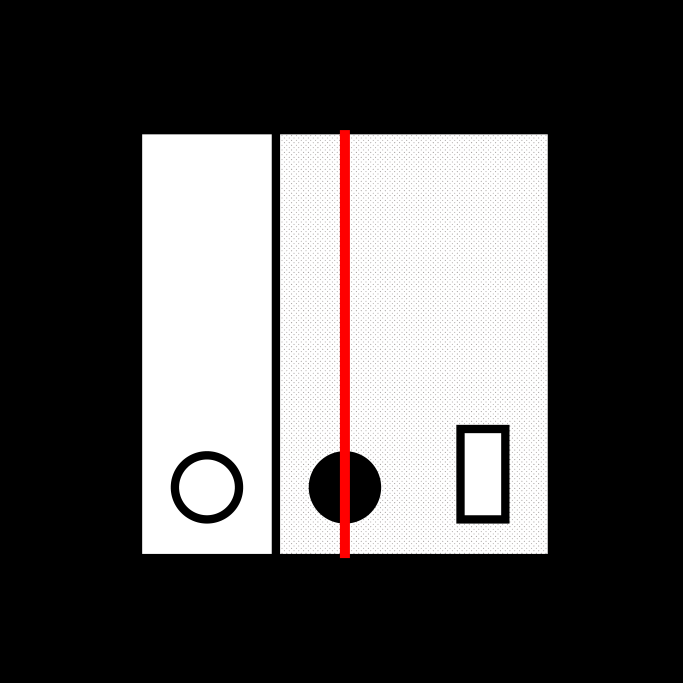
#> input picture sfmkeyframe/view/ui/keyframe.png, 2048 x 2048 px (shown at 1/3 size)
$ python -i playground.py   (imports and definitions only)
#> lines starting #> are read from the running program, lines starting #| are printed output that depends on the picture
import logging
import numpy as np
import cv2
import sys
from PyQt5.QtWidgets import QFileDialog, QApplication

from sfmkeyframe.view.VideoPlaybackWidget import VideoPlaybackWidget


def select_file():
    dlg = QFileDialog()
    dlg.setFileMode(QFileDialog.AnyFile)
    filename, filter_type = dlg.getOpenFileNames()
    return filename


def main(filename):
    # filename = 'C:/Users/Yifei/unixhome/develop/sealab/keyframe/data/GP017728.MP4'
#> called with filename = 'view/ui/keyframe.png'
    cap = cv2.VideoCapture(filename)
    # params for ShiTomasi corner detection
    feature_params = dict(maxCorners=500,
                          qualityLevel=0.3,
                          minDistance=7,
                          blockSize=7)
    # Parameters for lucas kanade optical flow
    lk_params = dict(winSize=(15, 15),
                     maxLevel=2,
                     criteria=(cv2.TERM_CRITERIA_EPS | cv2.TERM_CRITERIA_COUNT, 10, 0.03))

    # Create some random colors
    color = np.random.randint(0, 255, (1000, 3))
    # Take first frame and find corners in it
    ret, old_frame = cap.read()
#> old_frame is the input picture: shape (2048, 2048, 3); mean B, G, R 83.3, 83.3, 85.8
    old_gray = cv2.cvtColor(old_frame, cv2.COLOR_BGR2GRAY)
    p0 = cv2.goodFeaturesToTrack(old_gray, mask=None, **feature_params)
#> p0 = 81 rows, first 8: [842, 405], [1640, 405], [1371, 1568], [1396, 1543], [1640, 1659], [812, 405], [842, 1659], [1396, 1301]
    # Create a mask image for drawing purposes
    mask = np.zeros_like(old_frame)

    while (1):
        ret, frame = cap.read()

        frame_gray = cv2.cvtColor(frame, cv2.COLOR_BGR2GRAY)
        # calculate optical flow
        p1, st, err = cv2.calcOpticalFlowPyrLK(old_gray, frame_gray, p0, None,
                                               **lk_params)
#> p1 has the same summary as p0; st = 81 values from 1 to 1; err = 81 values from 0 to 0
        # Select good points
        good_new = p1[st == 1]
#> good_new = 81 pairs, first value 428 to 1640, second value 405 to 1660
        good_old = p0[st == 1]
#> good_old has the same summary as good_new
        displacement = (good_new - good_old) ** 2
#> displacement = 81 pairs, first value 0 to 0, second value 0 to 0
        distance = np.sum(displacement, axis=1)
#> distance = 81 values from 0 to 0
        mean_distance = distance.mean()
#> mean_distance = 0

        # draw the tracks
        for i, (new, old) in enumerate(zip(good_new, good_old)):
            a, b = new.ravel()
            c, d = old.ravel()
            mask = cv2.line(mask, (a, b), (c, d), color[i].tolist(), 2)
            frame = cv2.circle(frame, (a, b), 5, color[i].tolist(), -1)
#> this loop made 81 passes
#> (a, b, c, d) on passes 1 to 12: (842, 405, 842, 405), (1640, 405, 1640, 405), (1371, 1568, 1371, 1568), (1396, 1543, 1396, 1543), (1640, 1659, 1640, 1659), (812, 405, 812, 405), (842, 1659, 842, 1659), (1396, 1301, 1396, 1301), (428, 405, 428, 405), (1371, 1276, 1371, 1276), (812, 1659, 812, 1659), (428, 1659, 428, 1659)
        img = cv2.add(frame, mask)

        font = cv2.FONT_HERSHEY_COMPLEX

        r = 0.8
        dim = (int(img.shape[1] * r), int(img.shape[0] * r))
#> dim = (1638, 1638)
        # perform the actual resizing of the image and show it
        resized = cv2.resize(img, dim, interpolation=cv2.INTER_AREA)
        cv2.putText(resized, str(mean_distance),
                    (0, 40), font, 1, (255, 255, 255), 1, cv2.LINE_AA)
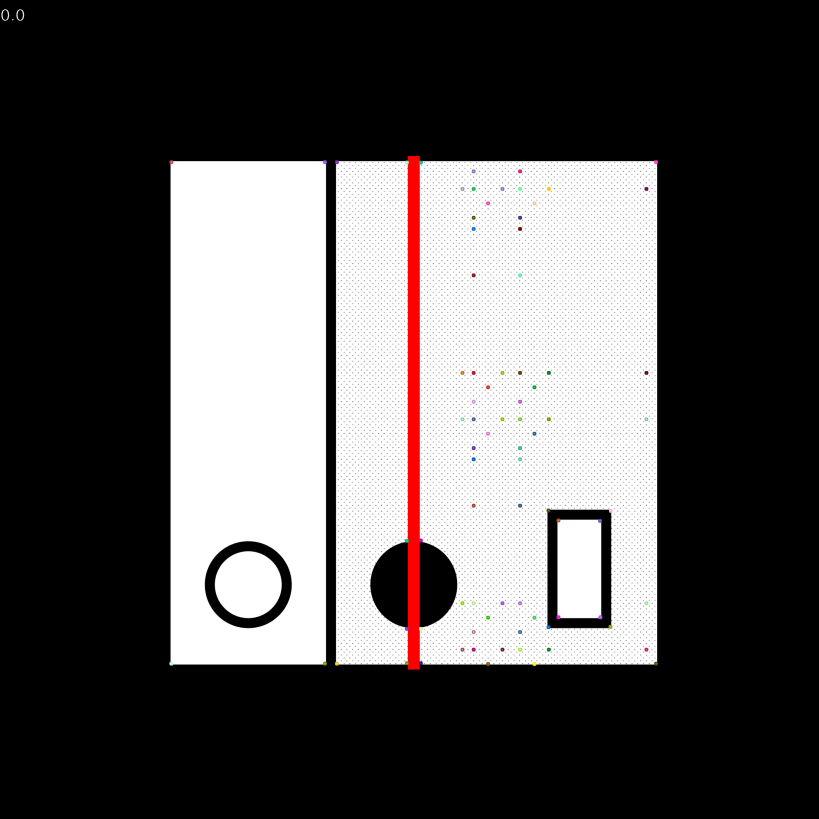
#> resized: shape (1638, 1638, 3) (shown at 1/2 size); mean B, G, R 83.2, 83.2, 85.6
        cv2.imshow('frame', resized)
        k = cv2.waitKey(30) & 0xff
#> (key Esc is pressed here)
        if k == 27:
            break

        # if int(cap.get(cv2.CAP_PROP_POS_FRAMES)) % 1 == 0:
        p0 = cv2.goodFeaturesToTrack(old_gray, mask=None, **feature_params)
        mask = np.zeros_like(old_frame)
        # else:
            # p0 = good_new.reshape(-1, 1, 2)

        # Now update the previous frame and previous points
        old_gray = frame_gray.copy()

    cv2.destroyAllWindows()
    cap.release()


# [7 lines not run here, left out]

>>> result = main('view/ui/keyframe.png')
